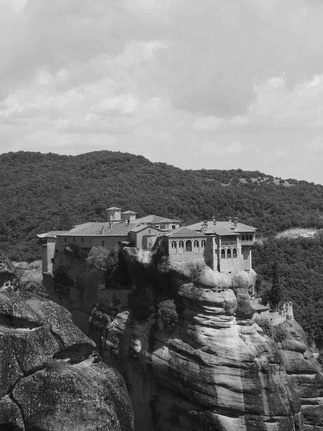
%> input picture histogram_equilization/meteora_gray.jpg, 323 x 431 px, shrunk from 1000 x 1334 before the run
$ octave histogram_eq_function.m   (GNU Octave 9; MATLAB toolbox functions it lacks are replaced by stand-ins)
%> lines starting %> are read from the running program, lines starting %| are printed output that depends on the picture
FNames = {'meteora_gray.jpg';
'penang_hill_gray.jpg';
'foggy_carpark_gray.jpg'};

histogram_equilise(FNames{1});
histogram_equilise(FNames{2});
histogram_equilise(FNames{3});


function f = histogram_equilise(filename)
%> called with filename = 'meteora_gray.jpg'
    figH = figure;

    I = imread(filename);
%> I is the input picture: size 431x323 uint8; min 9, max 242, mean 124.4
    J = histeq(I);
    subplot(2,2,1);
    imshow( I );
    subplot(2,2,2);
    imhist(I)
    subplot(2,2,3);
    imshow( J );
    subplot(2,2,4);
    imhist(J)
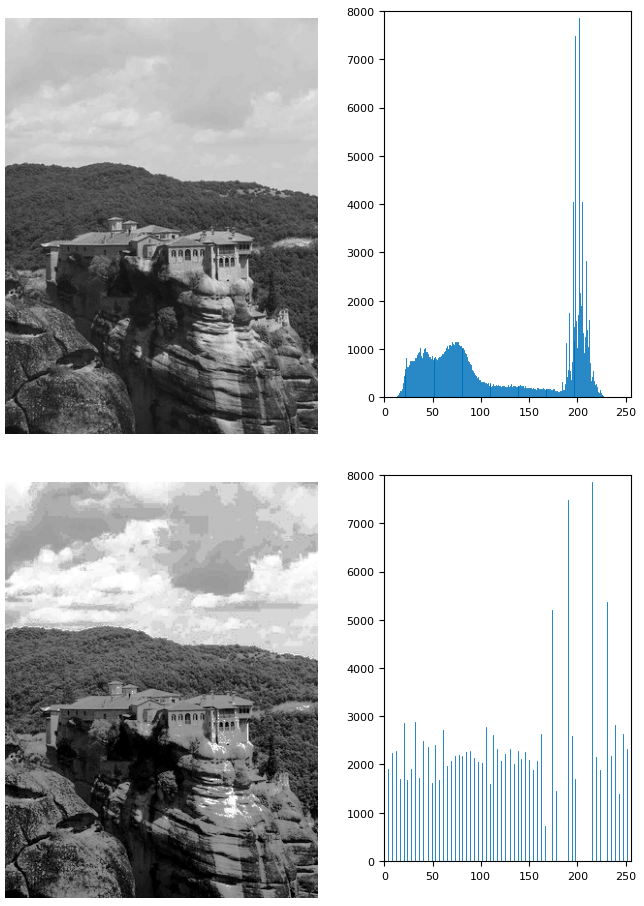
%> figure redrawn from the program's plot data, 4 panels
%> call 2 of histogram_equilise, with filename = 'penang_hill_gray.jpg'
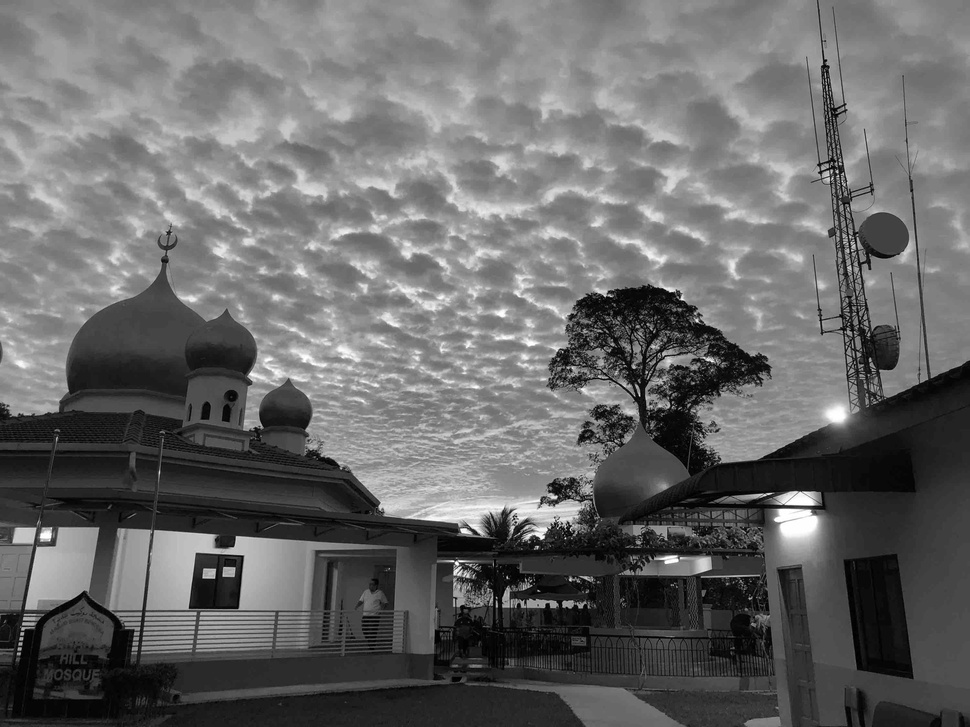
%> input picture histogram_equilization/penang_hill_gray.jpg, 970 x 727 px, shrunk from 3000 x 2250 before the run
%> in histogram_equilise, I is the input picture: size 727x970 uint8; min 0, max 255, mean 104.4
%> in histogram_equilise (call 2), `J = histeq(I);`:
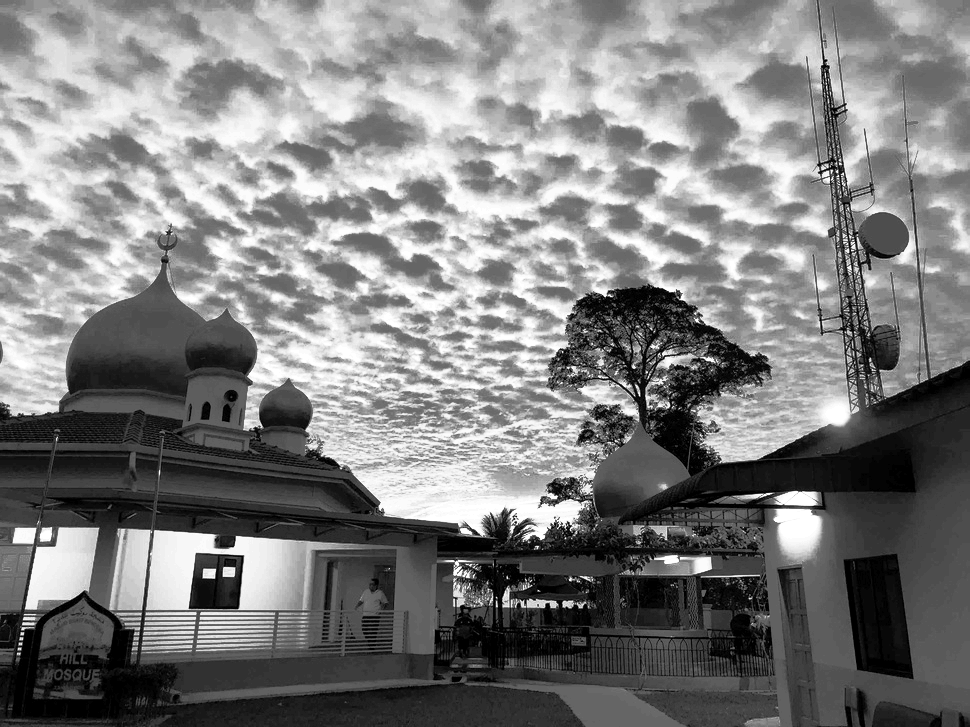
%> J: size 727x970 uint8; min 0, max 255, mean 126.5
%> in histogram_equilise (call 2), `imhist(J)`:
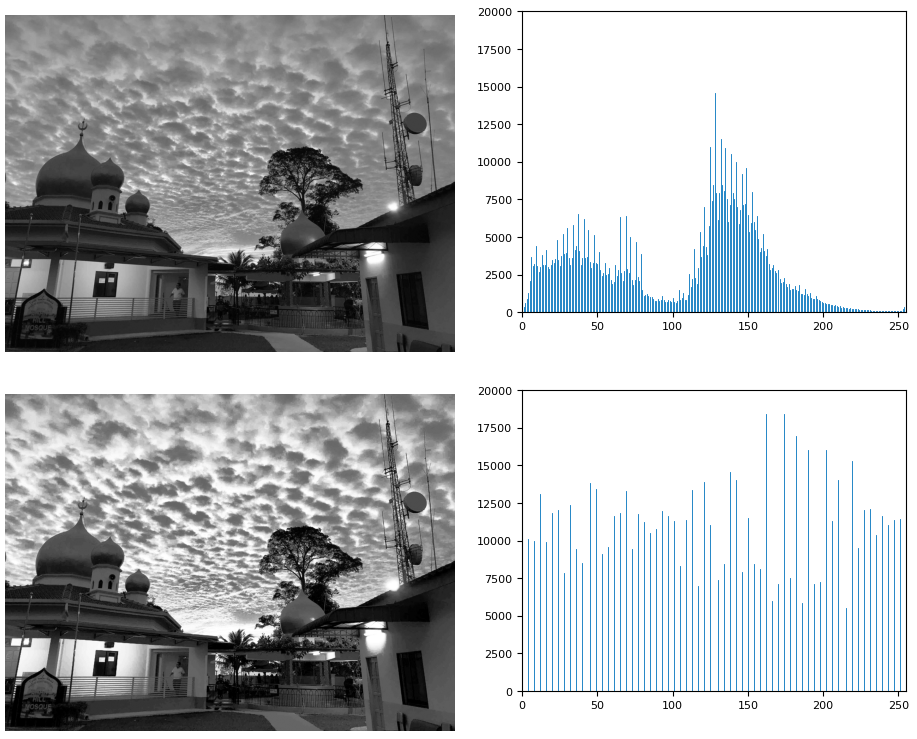
%> figure redrawn from the program's plot data, 4 panels
%> call 3 of histogram_equilise, with filename = 'foggy_carpark_gray.jpg'
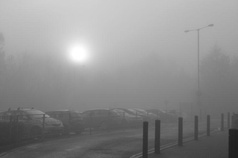
%> input picture histogram_equilization/foggy_carpark_gray.jpg, 238 x 158 px, shrunk from 736 x 490 before the run
%> in histogram_equilise, I is the input picture: size 158x238 uint8; min 29, max 255, mean 141
%> in histogram_equilise (call 3), `J = histeq(I);`:
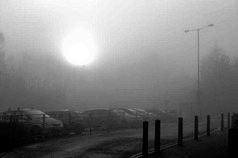
%> J: size 158x238 uint8; min 0, max 255, mean 126.5
%> in histogram_equilise (call 3), `imhist(J)`:
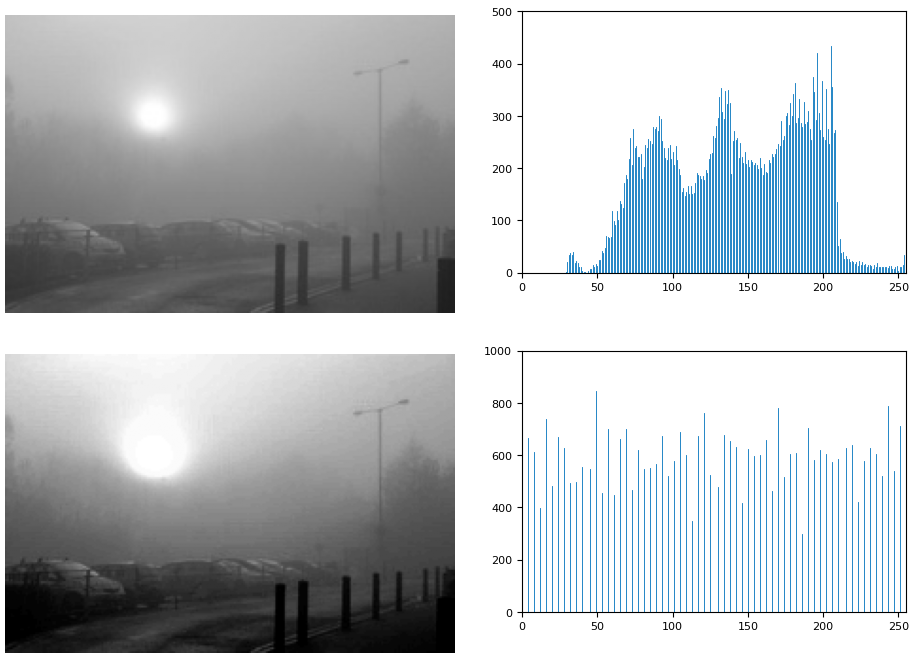
%> figure redrawn from the program's plot data, 4 panels

    baseName = filename(1:find(filename=='.')-1);
    figName = strcat(baseName, '_histeq_function.jpg');
    print(figH, '-djpeg', figName);
end
